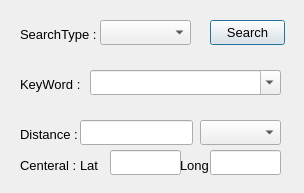
<?xml version="1.0" encoding="UTF-8"?>
<ui version="4.0">
 <class>SearchDlg</class>
 <widget class="QDialog" name="SearchDlg">
  <property name="geometry">
   <rect>
    <x>0</x>
    <y>0</y>
    <width>304</width>
    <height>193</height>
   </rect>
  </property>
  <property name="font">
   <font>
    <pointsize>10</pointsize>
   </font>
  </property>
  <property name="windowTitle">
   <string>Dialog</string>
  </property>
  <widget class="QFrame" name="fraCommon">
   <property name="geometry">
    <rect>
     <x>10</x>
     <y>60</y>
     <width>281</width>
     <height>41</height>
    </rect>
   </property>
   <property name="lineWidth">
    <number>0</number>
   </property>
   <widget class="QComboBox" name="searchCombo">
    <property name="geometry">
     <rect>
      <x>80</x>
      <y>10</y>
      <width>191</width>
      <height>25</height>
     </rect>
    </property>
    <property name="sizePolicy">
     <sizepolicy hsizetype="Expanding" vsizetype="Fixed">
      <horstretch>0</horstretch>
      <verstretch>0</verstretch>
     </sizepolicy>
    </property>
    <property name="minimumSize">
     <size>
      <width>0</width>
      <height>25</height>
     </size>
    </property>
    <property name="font">
     <font>
      <pointsize>10</pointsize>
     </font>
    </property>
    <property name="editable">
     <bool>true</bool>
    </property>
    <property name="frame">
     <bool>true</bool>
    </property>
   </widget>
   <widget class="QLabel" name="lblKeyWord">
    <property name="geometry">
     <rect>
      <x>10</x>
      <y>10</y>
      <width>61</width>
      <height>29</height>
     </rect>
    </property>
    <property name="text">
     <string>KeyWord : </string>
    </property>
   </widget>
  </widget>
  <widget class="QFrame" name="fraStyle">
   <property name="geometry">
    <rect>
     <x>10</x>
     <y>10</y>
     <width>281</width>
     <height>41</height>
    </rect>
   </property>
   <property name="lineWidth">
    <number>0</number>
   </property>
   <widget class="QLabel" name="lblSearchStyle">
    <property name="geometry">
     <rect>
      <x>10</x>
      <y>10</y>
      <width>81</width>
      <height>29</height>
     </rect>
    </property>
    <property name="text">
     <string>SearchType : </string>
    </property>
   </widget>
   <widget class="QComboBox" name="cmbSearchStyle">
    <property name="geometry">
     <rect>
      <x>90</x>
      <y>10</y>
      <width>91</width>
      <height>25</height>
     </rect>
    </property>
    <property name="minimumSize">
     <size>
      <width>0</width>
      <height>25</height>
     </size>
    </property>
   </widget>
   <widget class="QPushButton" name="searchButton">
    <property name="geometry">
     <rect>
      <x>200</x>
      <y>10</y>
      <width>75</width>
      <height>25</height>
     </rect>
    </property>
    <property name="font">
     <font>
      <pointsize>10</pointsize>
     </font>
    </property>
    <property name="text">
     <string>Search</string>
    </property>
   </widget>
  </widget>
  <widget class="QFrame" name="fraAround">
   <property name="geometry">
    <rect>
     <x>10</x>
     <y>110</y>
     <width>281</width>
     <height>71</height>
    </rect>
   </property>
   <property name="lineWidth">
    <number>0</number>
   </property>
   <widget class="QLabel" name="lblDistance">
    <property name="geometry">
     <rect>
      <x>10</x>
      <y>10</y>
      <width>61</width>
      <height>29</height>
     </rect>
    </property>
    <property name="text">
     <string>Distance : </string>
    </property>
   </widget>
   <widget class="QComboBox" name="cmbMetrics">
    <property name="geometry">
     <rect>
      <x>190</x>
      <y>10</y>
      <width>81</width>
      <height>25</height>
     </rect>
    </property>
    <property name="minimumSize">
     <size>
      <width>0</width>
      <height>25</height>
     </size>
    </property>
    <property name="sizeIncrement">
     <size>
      <width>1</width>
      <height>1</height>
     </size>
    </property>
    <property name="maxVisibleItems">
     <number>20</number>
    </property>
   </widget>
   <widget class="QLineEdit" name="edtDistance">
    <property name="geometry">
     <rect>
      <x>70</x>
      <y>10</y>
      <width>113</width>
      <height>25</height>
     </rect>
    </property>
    <property name="minimumSize">
     <size>
      <width>0</width>
      <height>25</height>
     </size>
    </property>
   </widget>
   <widget class="QLabel" name="lblCenteral">
    <property name="geometry">
     <rect>
      <x>10</x>
      <y>40</y>
      <width>61</width>
      <height>31</height>
     </rect>
    </property>
    <property name="sizePolicy">
     <sizepolicy hsizetype="Preferred" vsizetype="Preferred">
      <horstretch>3</horstretch>
      <verstretch>1</verstretch>
     </sizepolicy>
    </property>
    <property name="sizeIncrement">
     <size>
      <width>1</width>
      <height>1</height>
     </size>
    </property>
    <property name="text">
     <string>Centeral : </string>
    </property>
   </widget>
   <widget class="QLabel" name="lblLat">
    <property name="geometry">
     <rect>
      <x>70</x>
      <y>40</y>
      <width>21</width>
      <height>31</height>
     </rect>
    </property>
    <property name="sizePolicy">
     <sizepolicy hsizetype="Preferred" vsizetype="Preferred">
      <horstretch>3</horstretch>
      <verstretch>1</verstretch>
     </sizepolicy>
    </property>
    <property name="sizeIncrement">
     <size>
      <width>1</width>
      <height>1</height>
     </size>
    </property>
    <property name="text">
     <string>Lat</string>
    </property>
   </widget>
   <widget class="QLineEdit" name="edtLat">
    <property name="geometry">
     <rect>
      <x>100</x>
      <y>40</y>
      <width>71</width>
      <height>25</height>
     </rect>
    </property>
    <property name="minimumSize">
     <size>
      <width>0</width>
      <height>25</height>
     </size>
    </property>
   </widget>
   <widget class="QLineEdit" name="edtLong">
    <property name="geometry">
     <rect>
      <x>200</x>
      <y>40</y>
      <width>71</width>
      <height>25</height>
     </rect>
    </property>
    <property name="minimumSize">
     <size>
      <width>0</width>
      <height>25</height>
     </size>
    </property>
   </widget>
   <widget class="QLabel" name="lblLong">
    <property name="geometry">
     <rect>
      <x>170</x>
      <y>40</y>
      <width>31</width>
      <height>31</height>
     </rect>
    </property>
    <property name="sizePolicy">
     <sizepolicy hsizetype="Preferred" vsizetype="Preferred">
      <horstretch>3</horstretch>
      <verstretch>1</verstretch>
     </sizepolicy>
    </property>
    <property name="sizeIncrement">
     <size>
      <width>1</width>
      <height>1</height>
     </size>
    </property>
    <property name="text">
     <string>Long</string>
    </property>
   </widget>
  </widget>
 </widget>
 <resources/>
 <connections/>
</ui>
